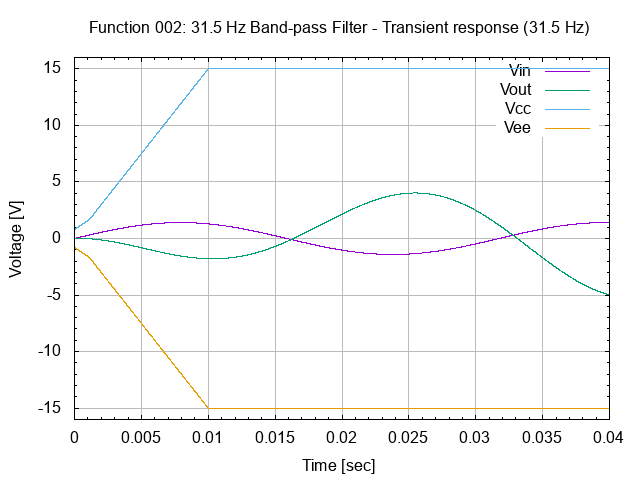

Write the gnuplot code that produced this figure.
# setup terminal
set term png

# setup graph
set output "26.002.00.01.01.02.png"
set title "Function 002: 31.5 Hz Band-pass Filter - Transient response (31.5 Hz)"

# setup Y-axis
set yrange [-16:16]
set grid ytics lt 1 lw 1 lc rgb "#bbbbbb"
set mytics
set ylabel "Voltage [V]"

# setup X-axis
set grid xtics lt 1 lw 1 lc rgb "#bbbbbb"
set mxtics
set xrange [0:0.04]
set xlabel "Time [sec]"

# setup plot style
set style data lines
plot '26.002.00.01.01.dat' using 1:2 title "Vin", \
     '26.002.00.01.01.dat' using 1:3 title "Vout", \
     '26.002.00.01.01.dat' using 1:4 title "Vcc", \
     '26.002.00.01.01.dat' using 1:5 title "Vee"

# set output back to default
set output

# reset terminal type
set terminal pop
